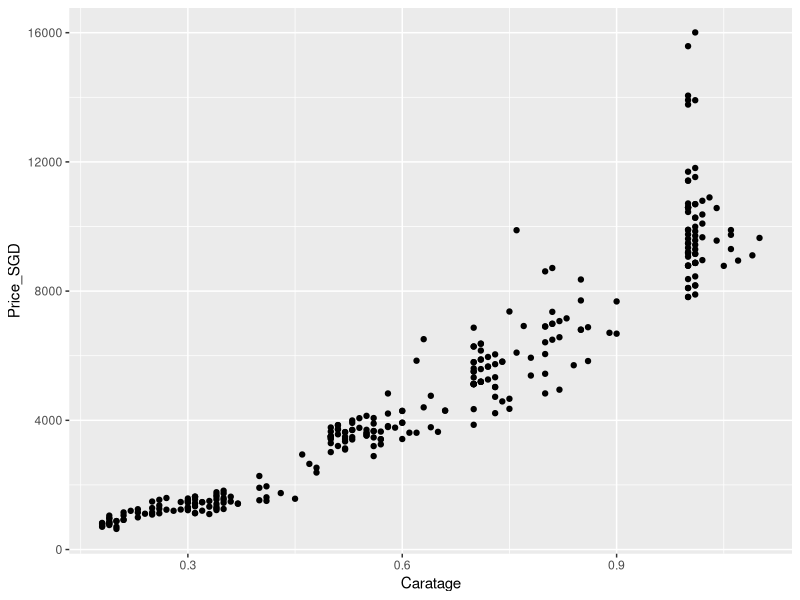
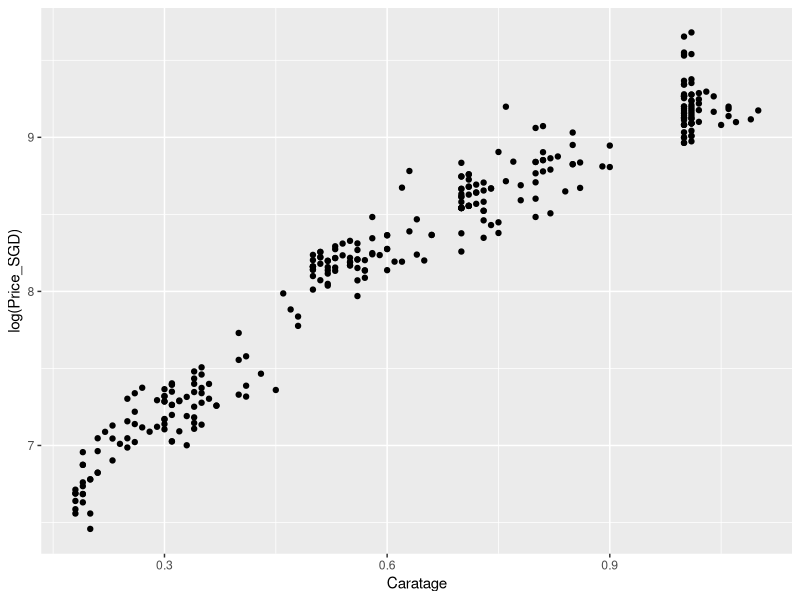

Write R code to recreate these figures, in order.
library(ggplot2)
library(dplyr)

data <- read.table("./data.txt",quote="\"", comment.char="", stringsAsFactors = T)

# Rename headers from data
names(data) <- c("Caratage", "ColourPurity", "Clarity", "InstCert", "Price_SGD")

# Plot price vs caratage
data %>% ggplot(aes(x = Caratage, y = Price_SGD)) + geom_point()

# Plot log price vs caratage (As it is a transformation, we avoid heterocedasticity)
data %>% ggplot(aes(x = Caratage, y = log(Price_SGD))) + geom_point()

# We are going to use log price since the explanatory variable is better
data %>% mutate("Log_Price_SGD" = log(Price_SGD))
